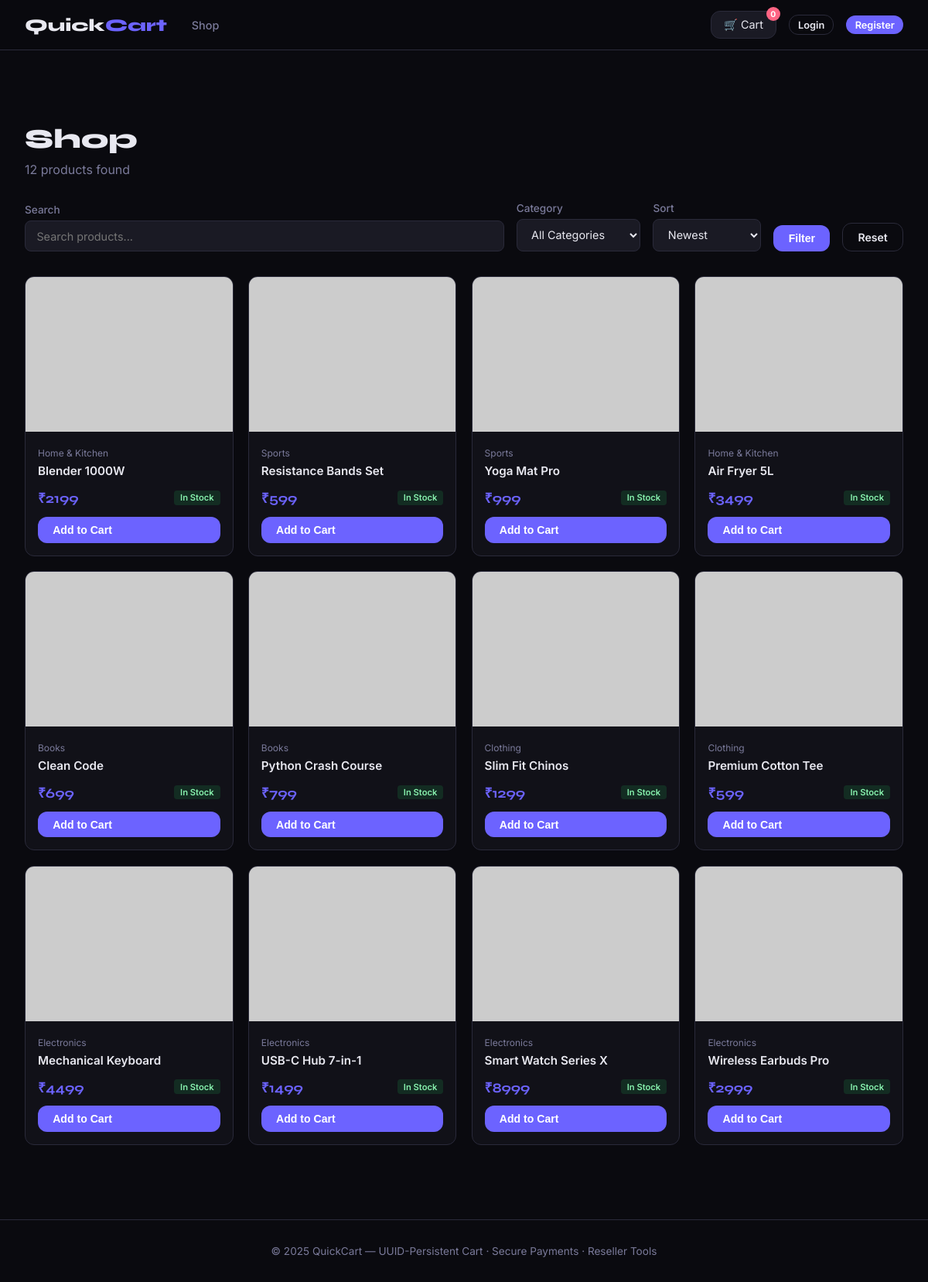
Page /shop on the committed database.
### app.py (models this page shows, shortened)
class Product(db.Model):
    __tablename__ = 'products'
    id          = db.Column(db.Integer, primary_key=True)
    name        = db.Column(db.String(200), nullable=False)
    description = db.Column(db.Text)
    price       = db.Column(db.Float, nullable=False)
    stock       = db.Column(db.Integer, default=0)
    category_id = db.Column(db.Integer, db.ForeignKey('categories.id'))
    image_url   = db.Column(db.String(300), default='')   # kept for legacy / URL fallback
    sku         = db.Column(db.String(80), unique=True)
    created_at  = db.Column(db.DateTime, default=datetime.utcnow)
    is_active   = db.Column(db.Boolean, default=True)
    images      = db.relationship('ProductImage', backref='product',
                                  lazy=True, cascade='all, delete-orphan',
                                  order_by='ProductImage.sort_order')

class Category(db.Model):
    __tablename__ = 'categories'
    id          = db.Column(db.Integer, primary_key=True)
    name        = db.Column(db.String(80), unique=True, nullable=False)
    products    = db.relationship('Product', backref='cat', lazy=True)

### app.py (the view)
@app.route('/shop')
def shop():
    q       = request.args.get('q', '')
    cat_id  = request.args.get('cat', type=int)
    sort    = request.args.get('sort', 'newest')
    query   = Product.query.filter_by(is_active=True)
    if q:
        query = query.filter(Product.name.ilike(f'%{q}%'))
    if cat_id:
        query = query.filter_by(category_id=cat_id)
    if sort == 'price_asc':
        query = query.order_by(Product.price.asc())
    elif sort == 'price_desc':
        query = query.order_by(Product.price.desc())
    else:
        query = query.order_by(Product.id.desc())
    products   = query.all()
    categories = Category.query.all()
    return render_template('shop.html', products=products, categories=categories,
                           q=q, cat_id=cat_id, sort=sort)

### templates/shop.html (shortened to what this page needs)
{% extends "base.html" %}
{% block content %}
<div class="container">
  <div class="page-header">
    <h1>Shop</h1>
    <p>{{ products|length }} products found</p>
  </div>
  <form method="get" style="display:flex; gap:1rem; flex-wrap:wrap; margin-bottom:2rem; align-items:flex-end;">
    <div style="flex:1; min-width:200px;">
      <label>Search</label>
      <input name="q" value="{{ q }}" placeholder="Search products...">
    </div>
    <div style="min-width:160px;">
      <label>Category</label>
      <select name="cat">
        <option value="">All Categories</option>
      </select>
    </div>
    <div style="min-width:140px;">
      <label>Sort</label>
      <select name="sort">
        <option value="newest" {% if sort=='newest' %}selected{% endif %}>Newest</option>
      </select>
    </div>
    <button type="submit" class="btn btn-primary">Filter</button>
    <a href="/shop" class="btn btn-outline">Reset</a>
  </form>
  {% if products %}
  <div class="product-grid">
    {% for p in products %}
    <div class="product-card">
      <a href="/product/{{ p.id }}">
        <img src="{{ p.image_url or 'https://placehold.co/300x200/1a1a24/7a7a9a?text=No+Image' }}" alt="{{ p.name }}">
      </a>
      <div class="product-card-body">
        <div class="category">{{ p.cat.name if p.cat else '' }}</div>
        <h3><a href="/product/{{ p.id }}" style="color:var(--text); text-decoration:none;">{{ p.name }}</a></h3>
        <div style="display:flex; align-items:center; justify-content:space-between; margin-top:.8rem;">
          <span class="price">₹{{ "%.0f"|format(p.price) }}</span>
          {% if p.stock > 10 %}<span class="stock-badge stock-ok">In Stock</span>
          {% elif p.stock > 0 %}<span class="stock-badge stock-low">{{ p.stock }} left</span>
          {% else %}<span class="stock-badge stock-out">Out of Stock</span>{% endif %}
        </div>
        {% if p.stock > 0 %}
        <button class="btn btn-primary" style="width:100%; margin-top:.8rem;" onclick="addToCart({{ p.id }})">Add to Cart</button>
        {% endif %}
      </div>
    </div>
    {% endfor %}
  </div>
  {% else %}
  <div style="text-align:center; padding:4rem 0; color:var(--muted);">
    <div style="font-size:3rem; margin-bottom:1rem;">🔍</div>
    <h3>No products found</h3>
    <p>Try a different search or category.</p>
  </div>
  {% endif %}
</div>
{% endblock %}

### templates/base.html (style rules this page uses)
:root { --bg: #0a0a0f; --bg2: #111118; --bg3: #1a1a24; --border: #2a2a3a; --accent: #6c63ff; --accent2: #ff6584; --gold: #ffd700; --text: #e8e8f0; --muted: #7a7a9a; --success: #22c55e; --danger: #ef4444; --warning: #f59e0b; --radius: 12px; --shadow: 0 8px 32px rgba(0,0,0,.5); }
*, *::before, *::after { box-sizing: border-box; margin: 0; padding: 0; }
body { background: var(--bg); color: var(--text); font-family: 'Inter', sans-serif; min-height: 100vh; }
a { color: var(--accent); text-decoration: none; }
h1,h2,h3,h4 { font-family: 'Syne', sans-serif; }
.btn { display: inline-flex; align-items: center; gap: .4rem; padding: .55rem 1.2rem; border-radius: var(--radius); border: none; font-size: .88rem; font-weight: 600; cursor: pointer; transition: all .2s; text-decoration: none !important; }
.btn-primary { background: var(--accent); color: #fff; }
.btn-outline { background: transparent; border: 1px solid var(--border); color: var(--text); }
.container { max-width: 1300px; margin: auto; padding: 2rem; }
.page-header { padding: 3rem 0 2rem; }
.page-header h1 { font-size: 2.2rem; font-weight: 800; }
.page-header p { color: var(--muted); margin-top: .5rem; }
label { display: block; font-size: .85rem; font-weight: 500; margin-bottom: .4rem; color: var(--muted); }
input, select, textarea { width: 100%; background: var(--bg3); border: 1px solid var(--border); color: var(--text); padding: .65rem .9rem; border-radius: 8px; font-size: .9rem; outline: none; transition: border-color .2s; font-family: inherit; }
.product-grid { display: grid; grid-template-columns: repeat(auto-fill, minmax(220px, 1fr)); gap: 1.2rem; }
.product-card { background: var(--bg2); border: 1px solid var(--border); border-radius: var(--radius); overflow: hidden; transition: transform .2s, border-color .2s; }
.product-card img { width: 100%; height: 200px; object-fit: cover; }
.product-card-body { padding: 1rem; }
.product-card-body h3 { font-size: .95rem; margin-bottom: .4rem; font-family: 'Inter', sans-serif; font-weight: 600; }
.product-card-body .price { font-family: 'Syne', sans-serif; font-size: 1.1rem; font-weight: 700; color: var(--accent); }
.product-card-body .category { font-size: .75rem; color: var(--muted); margin-bottom: .4rem; }
.stock-badge { display: inline-block; font-size: .7rem; padding: .15rem .5rem; border-radius: 4px; font-weight: 600; }
.stock-ok { background: rgba(34,197,94,.15); color: #86efac; }

### rows in the picture
Product: cat "Home & Kitchen", name "Blender 1000W", price "2199", stock "In Stock"
Product: cat "Sports", name "Resistance Bands Set", price "599", stock "In Stock"
Product: cat "Sports", name "Yoga Mat Pro", price "999", stock "In Stock", {{ p.id }} 10 (drawn)
Product: cat "Home & Kitchen", name "Air Fryer 5L", price "3499", stock "In Stock"
Product: cat "Books", name "Clean Code", price "699", stock "In Stock"
Product: cat "Books", name "Python Crash Course", price "799", stock "In Stock"
Product: cat "Clothing", name "Slim Fit Chinos", price "1299", stock "In Stock"
Product: cat "Clothing", name "Premium Cotton Tee", price "599", stock "In Stock"
Product: cat "Electronics", name "Mechanical Keyboard", price "4499", stock "In Stock"
Product: cat "Electronics", name "USB-C Hub 7-in-1", price "1499", stock "In Stock"
Product: cat "Electronics", name "Smart Watch Series X", price "8999", stock "In Stock"
Product: cat "Electronics", name "Wireless Earbuds Pro", price "2999", stock "In Stock", {{ p.id }} 1 (drawn)

### other values in the picture
{{ products|length }} "12"
